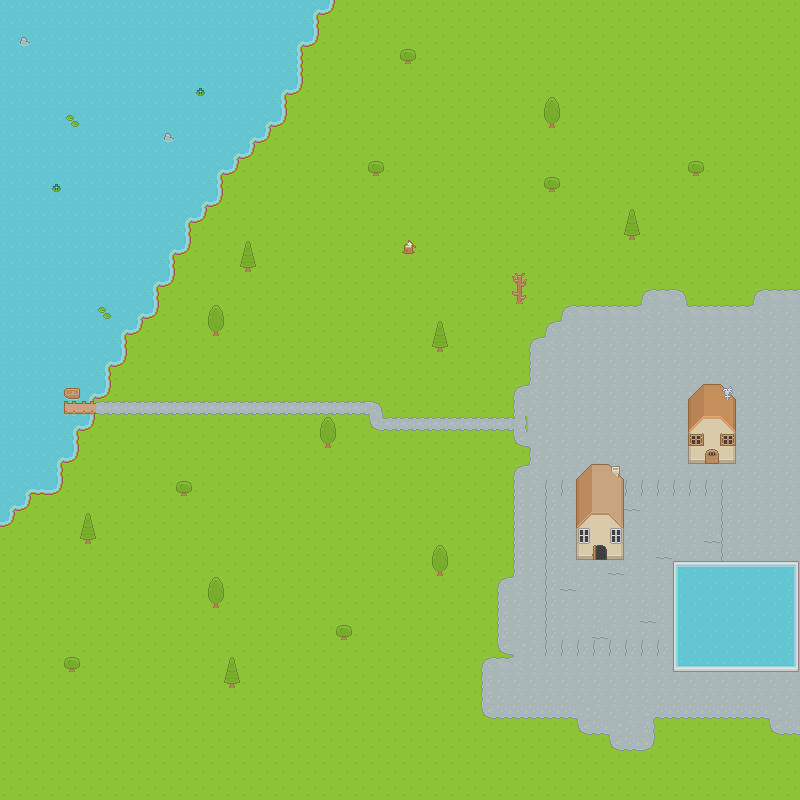

Below is a game level as drawn by its tile map, then a one-line description and the .tmx that defines it (tile-layer data replaced by summaries):
An orthogonal 50x50 tile map with 16x16 px tiles, 6 tile layers (Ground, Ground Overlay, Treasure Industrial Floor (sandbox), Obstacles, ...), 6 tilesets and 10 objects (10x facility-prop).

<map version="1.0" orientation="orthogonal" renderorder="right-down" width="50" height="50" tilewidth="16" tileheight="16" nextobjectid="111">
 <tileset firstgid="1" source="roguelikeChar_transparent.tsx" />
 <tileset firstgid="649" source="roguelikeDungeon_transparent.tsx" />
 <tileset firstgid="1171" source="roguelikeIndoor_transparent.tsx" />
 <tileset firstgid="1639" source="roguelikeSheet_transparent.tsx" />
 <tileset firstgid="3406" source="roguelikeDungeon_transparent.tsx" />
 <tileset firstgid="3928" source="roguelikeSheet_transparent.tsx" />
 <layer name="Ground" width="50" height="50">
  <data>[2500 cells, 2500 non-empty, 6 distinct tile ids]</data>
 </layer>
 <layer name="Ground Overlay" width="50" height="50">
  <data>[2500 cells, 517 non-empty, 19 distinct tile ids]</data>
 </layer>
 <layer name="Treasure Industrial Floor (sandbox)" width="50" height="50">
  <properties><property name="treasure_pilot" type="bool" value="true" /></properties>
  <data>[2500 cells, 132 non-empty, 3 distinct tile ids]</data>
 </layer>
 <layer name="Obstacles" width="50" height="50">
  <data>[2500 cells, 111 non-empty, 27 distinct tile ids]</data>
 </layer>
 <layer name="Doors/Windows/Roofs" width="50" height="50">
  <data>[2500 cells, 27 non-empty, 22 distinct tile ids]</data>
 </layer>
 <layer name="Roof Overlay" width="50" height="50">
  <data>[2500 cells, 2 non-empty, 2 distinct tile ids]</data>
 </layer>
 <objectgroup name="Treasure Industrial Props (sandbox)" draworder="topdown">
  <object id="101" name="logistics-rack-A1" type="facility-prop" gid="1495" x="560" y="528" width="16" height="16">
   <properties><property name="pilot" type="bool" value="true" /></properties>
  </object>
  <object id="102" name="logistics-rack-A2" type="facility-prop" gid="1496" x="576" y="528" width="16" height="16">
   <properties><property name="pilot" type="bool" value="true" /></properties>
  </object>
  <object id="103" name="logistics-rack-B1" type="facility-prop" gid="1497" x="608" y="528" width="16" height="16">
   <properties><property name="pilot" type="bool" value="true" /></properties>
  </object>
  <object id="104" name="logistics-rack-B2" type="facility-prop" gid="1495" x="624" y="528" width="16" height="16">
   <properties><property name="pilot" type="bool" value="true" /></properties>
  </object>
  <object id="105" name="logistics-rack-C1" type="facility-prop" gid="1495" x="560" y="576" width="16" height="16">
   <properties><property name="pilot" type="bool" value="true" /></properties>
  </object>
  <object id="106" name="logistics-rack-C2" type="facility-prop" gid="1496" x="576" y="576" width="16" height="16">
   <properties><property name="pilot" type="bool" value="true" /></properties>
  </object>
  <object id="107" name="logistics-rack-D1" type="facility-prop" gid="1497" x="608" y="576" width="16" height="16">
   <properties><property name="pilot" type="bool" value="true" /></properties>
  </object>
  <object id="108" name="logistics-rack-D2" type="facility-prop" gid="1495" x="624" y="576" width="16" height="16">
   <properties><property name="pilot" type="bool" value="true" /></properties>
  </object>
  <object id="109" name="materials-box-01" type="facility-prop" gid="1496" x="672" y="544" width="16" height="16">
   <properties><property name="pilot" type="bool" value="true" /></properties>
  </object>
  <object id="110" name="materials-box-02" type="facility-prop" gid="1497" x="672" y="608" width="16" height="16">
   <properties><property name="pilot" type="bool" value="true" /></properties>
  </object>
 </objectgroup>
</map>
